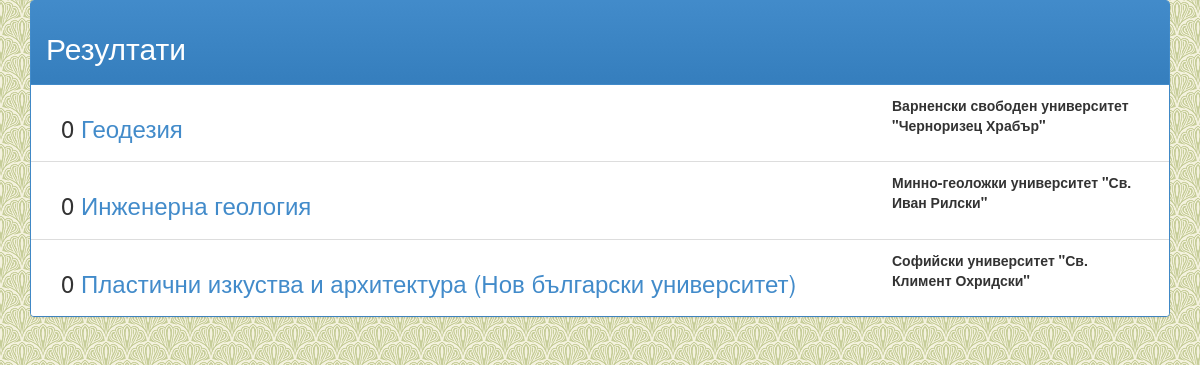
/search/11, run on an earlier commit of the app's database.
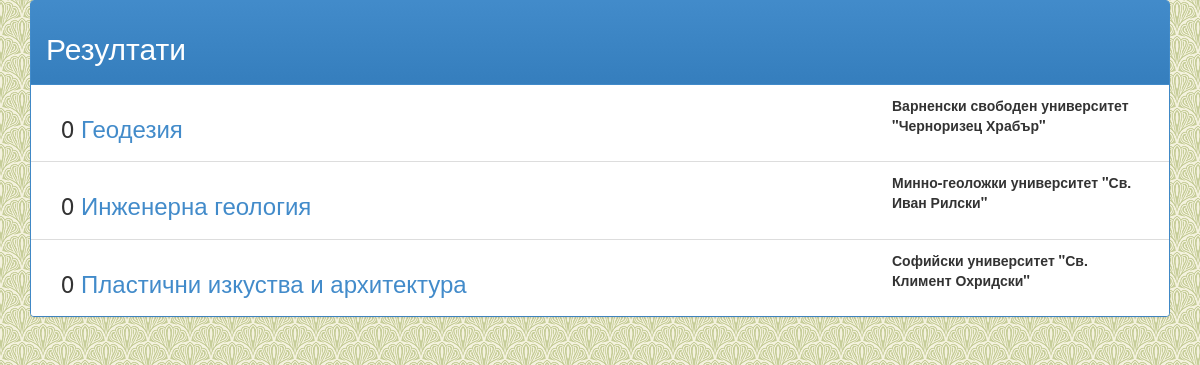
And on a later commit of the database.
### default/models.py (models this page shows, shortened)
class Programme(models.Model):
    categories = models.ManyToManyField(
        SpecCategory, related_name='programmes')
    uni = models.ForeignKey(Uni)
    description = models.TextField()
    name = models.CharField(max_length=200)
    def _get_rating(self):
        rating = 0
        for post in self.posts.all():
            rating += post.vote
        return rating
    rating = property(_get_rating)

class Uni(models.Model):
    name = models.CharField(max_length=200)

### default/views.py (the view)
# urls.py: url(r'^search/(?P<id>\d+)$', 'default.views.search_cat_view'),
def search_cat_view(request, id):
    results = models.Programme.objects.filter(categories__id=id)
    results_sorted = _sort_results(results)
    return render(request, 'default/search.html',
                  {'results': results_sorted})

### default/views.py (called while the page is built)
def _sort_results(results):
    results_sorted = sorted(results, key=lambda x: x.rating, reverse=True)
    return results_sorted

### templates/default/search.html
{% extends "default/base.html" %}
{% block content %}
<div class="panel panel-primary">
  <div class="panel-heading">
    <div class="row">
      <div class="col-xs-6 col-xs-3">
        <h2>Резултати</h2>
      </div>
    </div>
  </div>
  <ul class="list-group">
    {% for res in results %}
      <li class="list-group-item row" style="margin-left: 0px; margin-right: 0px;">
        <div class="col-xs-9">
          <h3>{{ res.rating }} <a href="/programme/{{ res.id }}">{{ res.name }}</a></h3>
        </div>
        <div class="col-xs-3">
          <strong>{{ res.uni.name }}</strong>
        </div>
      </li>
    {% endfor %}
  </ul>
</div>
{% endblock %}

What changed in the data, as far as the page shows it:
changed Programme "Софийски университет \"Св. Климент Охридски\"": name "Пластични изкуства и архитектура (Нов български университет)" → "Пластични изкуства и архитектура"
